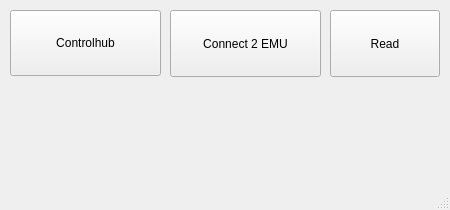
<?xml version="1.0" encoding="UTF-8"?>
<ui version="4.0">
 <class>EMU_CONTROL</class>
 <widget class="QMainWindow" name="EMU_CONTROL">
  <property name="geometry">
   <rect>
    <x>0</x>
    <y>0</y>
    <width>450</width>
    <height>210</height>
   </rect>
  </property>
  <property name="sizePolicy">
   <sizepolicy hsizetype="Ignored" vsizetype="Ignored">
    <horstretch>0</horstretch>
    <verstretch>0</verstretch>
   </sizepolicy>
  </property>
  <property name="minimumSize">
   <size>
    <width>450</width>
    <height>210</height>
   </size>
  </property>
  <property name="maximumSize">
   <size>
    <width>450</width>
    <height>210</height>
   </size>
  </property>
  <property name="windowTitle">
   <string>Module Tester Power Supply</string>
  </property>
  <widget class="QWidget" name="centralwidget">
   <widget class="QWidget" name="wdgPOWER" native="true">
    <property name="geometry">
     <rect>
      <x>0</x>
      <y>80</y>
      <width>450</width>
      <height>100</height>
     </rect>
    </property>
   </widget>
   <widget class="QToolButton" name="pbControlHub">
    <property name="geometry">
     <rect>
      <x>10</x>
      <y>10</y>
      <width>151</width>
      <height>66</height>
     </rect>
    </property>
    <property name="sizePolicy">
     <sizepolicy hsizetype="Maximum" vsizetype="Fixed">
      <horstretch>1</horstretch>
      <verstretch>0</verstretch>
     </sizepolicy>
    </property>
    <property name="toolTip">
     <string notr="true"/>
    </property>
    <property name="statusTip">
     <string notr="true"/>
    </property>
    <property name="whatsThis">
     <string notr="true"/>
    </property>
    <property name="accessibleName">
     <string notr="true"/>
    </property>
    <property name="accessibleDescription">
     <string notr="true"/>
    </property>
    <property name="autoFillBackground">
     <bool>true</bool>
    </property>
    <property name="text">
     <string>Controlhub</string>
    </property>
   </widget>
   <widget class="QToolButton" name="pbConnect2EMU">
    <property name="geometry">
     <rect>
      <x>170</x>
      <y>10</y>
      <width>151</width>
      <height>67</height>
     </rect>
    </property>
    <property name="sizePolicy">
     <sizepolicy hsizetype="Maximum" vsizetype="Fixed">
      <horstretch>1</horstretch>
      <verstretch>0</verstretch>
     </sizepolicy>
    </property>
    <property name="toolTip">
     <string notr="true"/>
    </property>
    <property name="statusTip">
     <string notr="true"/>
    </property>
    <property name="whatsThis">
     <string notr="true"/>
    </property>
    <property name="accessibleName">
     <string notr="true"/>
    </property>
    <property name="accessibleDescription">
     <string notr="true"/>
    </property>
    <property name="text">
     <string>Connect 2 EMU</string>
    </property>
   </widget>
   <widget class="QToolButton" name="pbRead">
    <property name="geometry">
     <rect>
      <x>330</x>
      <y>10</y>
      <width>110</width>
      <height>67</height>
     </rect>
    </property>
    <property name="sizePolicy">
     <sizepolicy hsizetype="Maximum" vsizetype="Fixed">
      <horstretch>1</horstretch>
      <verstretch>0</verstretch>
     </sizepolicy>
    </property>
    <property name="toolTip">
     <string notr="true"/>
    </property>
    <property name="statusTip">
     <string notr="true"/>
    </property>
    <property name="whatsThis">
     <string notr="true"/>
    </property>
    <property name="accessibleName">
     <string notr="true"/>
    </property>
    <property name="accessibleDescription">
     <string notr="true"/>
    </property>
    <property name="text">
     <string>Read</string>
    </property>
   </widget>
  </widget>
  <widget class="QStatusBar" name="statusbar"/>
  <action name="actionAbout">
   <property name="text">
    <string>About</string>
   </property>
  </action>
  <action name="actionWeb_manual">
   <property name="text">
    <string>Web manual</string>
   </property>
  </action>
  <action name="actionConnect">
   <property name="text">
    <string>Connect</string>
   </property>
  </action>
  <action name="actionDisconnect">
   <property name="text">
    <string>Disconnect</string>
   </property>
  </action>
 </widget>
 <resources/>
 <connections/>
</ui>
